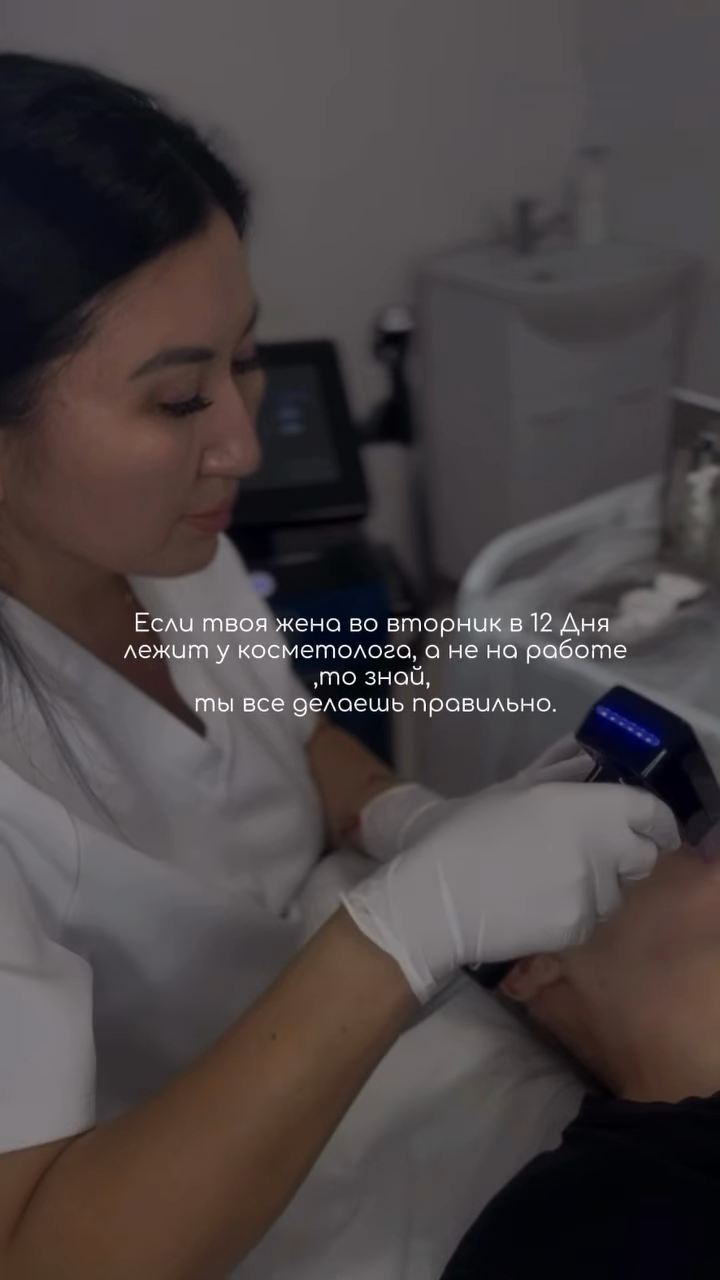
#> input picture assets/source/cagana-working-frame.png, 720 x 1280 px
$ python prepare-work-photo.py
#> lines starting #> are read from the running program, lines starting #| are printed output that depends on the picture
"""Prepare the real work frame; AI repair is restricted to the caption area."""
from pathlib import Path
from PIL import Image, ImageEnhance

ROOT = Path(__file__).resolve().parents[1]
SOURCE = ROOT / 'assets/source/cagana-working-frame.png'
# Only a small caption/background patch from the built-in image editor is used.
# Faces, hands, client skin, and device remain from the original video frame.
EDIT = ROOT / 'assets/source/cagana-caption-repair.png'
ROI = (80, 580, 660, 770)
CROP = (0, 70, 720, 1030)


def prepare():
    original = Image.open(SOURCE).convert('RGB')
#> original is the input picture: PIL image 720x1280 RGB; mean R, G, B 73.7, 66.7, 67.3
    photo = ImageEnhance.Brightness(original).enhance(2.05)
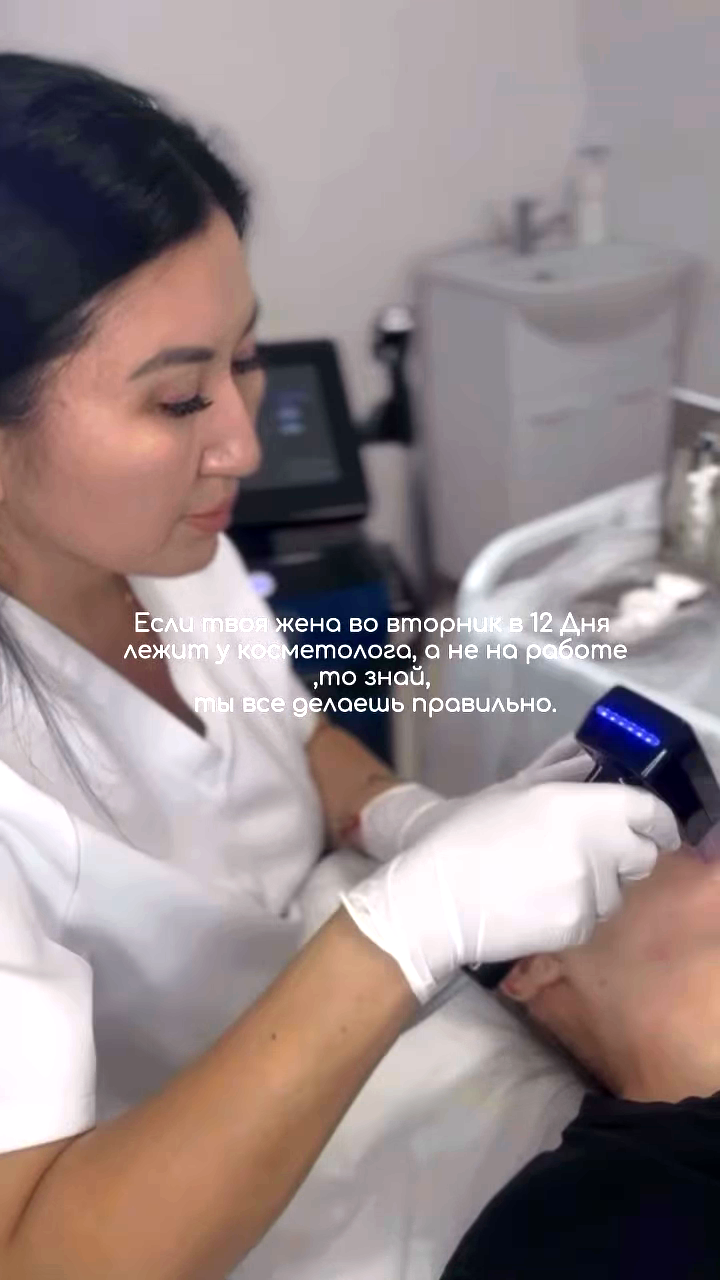
#> photo: PIL image 720x1280 RGB; mean R, G, B 149.1, 135.1, 136.1
    repair = Image.open(EDIT).convert('RGB')
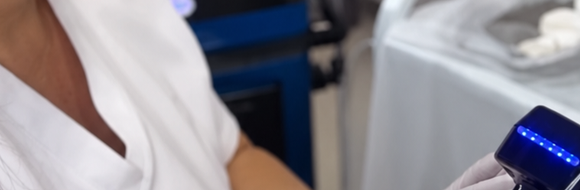
#> input picture assets/source/cagana-caption-repair.png, 580 x 190 px
#> repair is the input picture: PIL image 580x190 RGB; mean R, G, B 142.6, 139.3, 146.7
    width, height = repair.size
#> width = 580; height = 190
    mask = Image.new('L', (width, height), 0)
#> mask: PIL image 580x190 L; every value is 0
    pixels = mask.load()
    for y in range(height):
        for x in range(width):
            edge = min(x, y, width-1-x, height-1-y)
            # Keep the treatment handpiece from the original, including its LEDs.
            protected_device = x + ROI[0] >= 565 and y + ROI[1] >= 690
            pixels[x, y] = 0 if protected_device else round(255 * min(1, edge / 25))
    region = Image.composite(repair, photo.crop(ROI), mask)
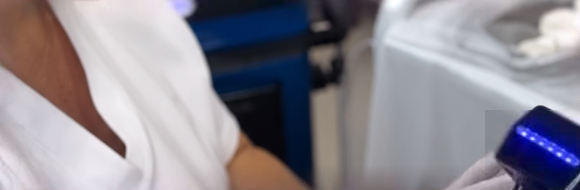
#> region: PIL image 580x190 RGB; mean R, G, B 141.8, 138, 146.3
    photo.paste(region, ROI[:2])
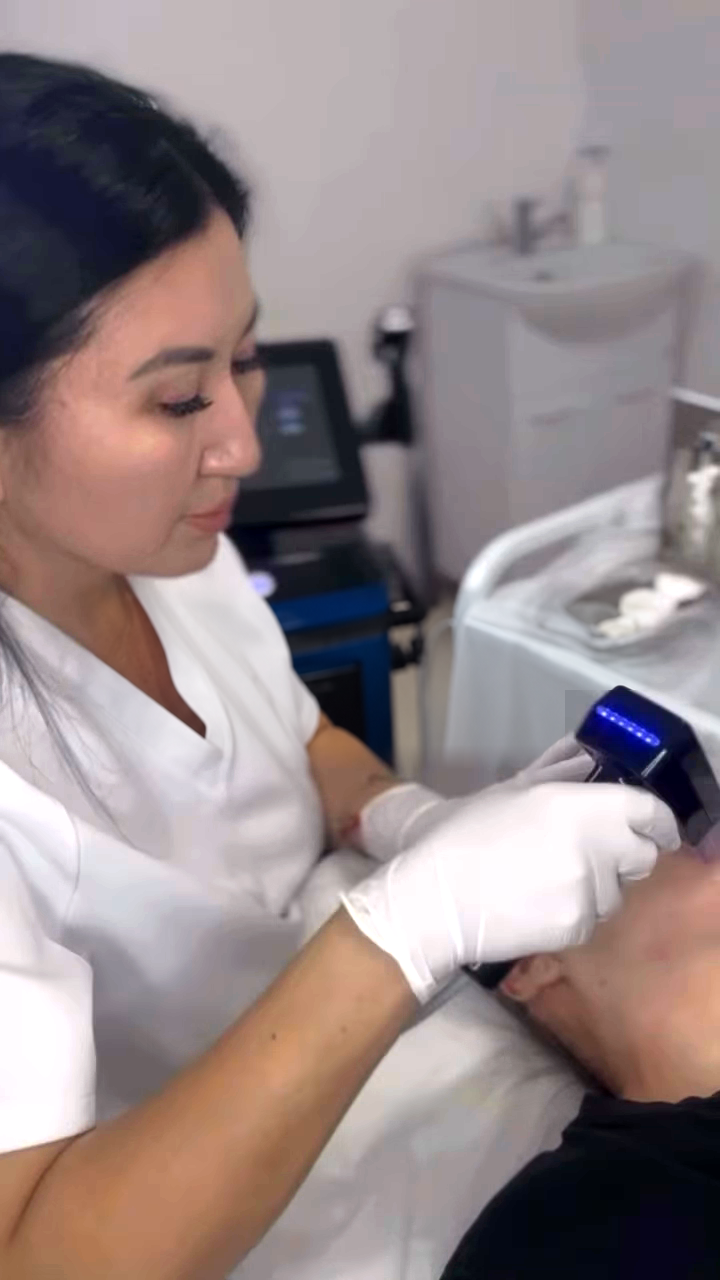
#> photo: PIL image 720x1280 RGB; mean R, G, B 148.3, 134.5, 135.3
    photo.crop(CROP).save(ROOT / 'assets/img/cagana-working.webp', quality=92, method=6)
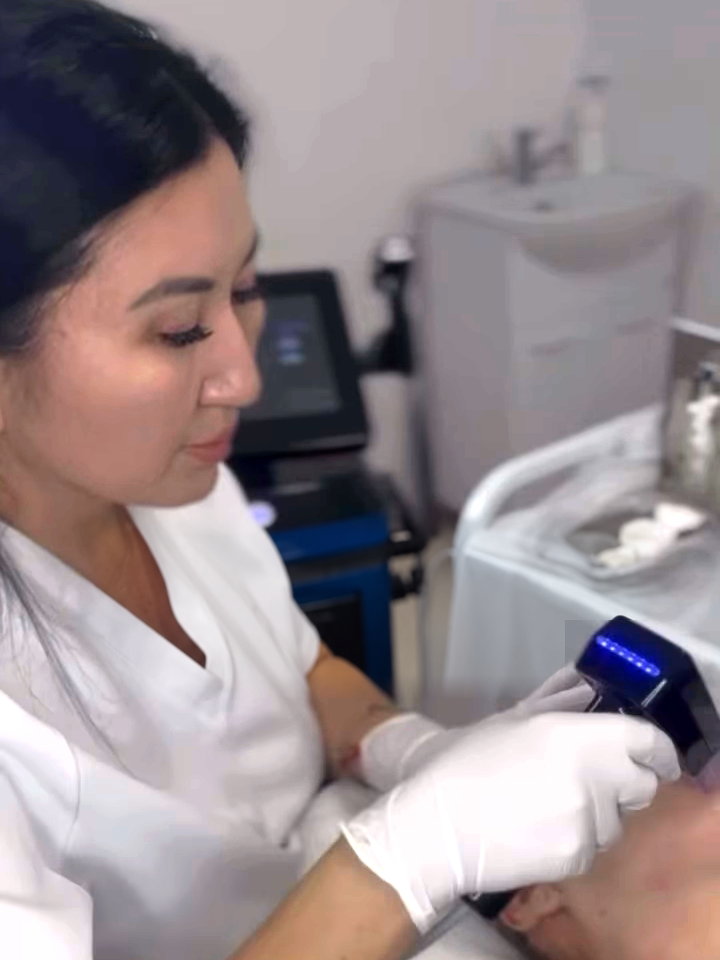
#> saved as cagana-working.webp: PIL image 720x960 RGB; mean R, G, B 150.2, 138.1, 141.3


if __name__ == '__main__':
    prepare()
